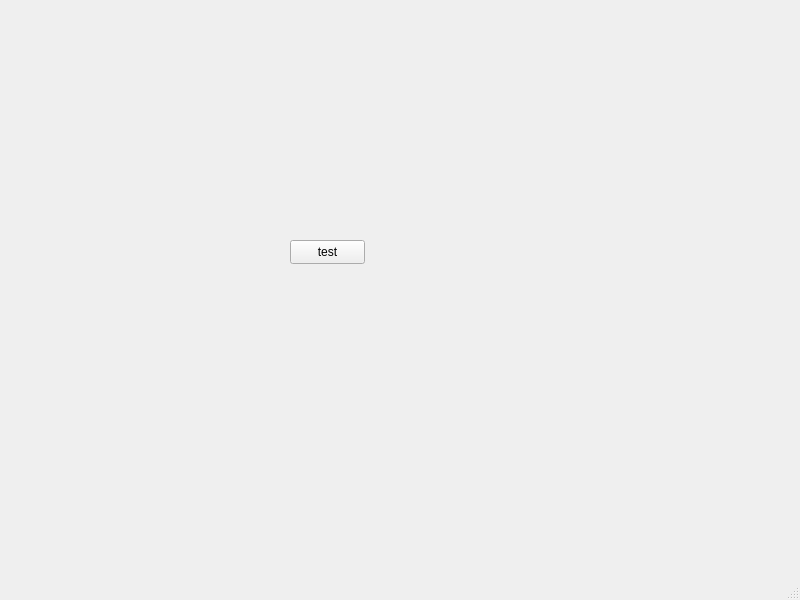
<?xml version="1.0" encoding="UTF-8"?>
<ui version="4.0">
 <class>MainWindow</class>
 <widget class="QMainWindow" name="MainWindow">
  <property name="geometry">
   <rect>
    <x>0</x>
    <y>0</y>
    <width>800</width>
    <height>600</height>
   </rect>
  </property>
  <property name="windowTitle">
   <string>MainWindow</string>
  </property>
  <widget class="QWidget" name="centralwidget">
   <widget class="QPushButton" name="pushButton">
    <property name="geometry">
     <rect>
      <x>290</x>
      <y>240</y>
      <width>75</width>
      <height>24</height>
     </rect>
    </property>
    <property name="text">
     <string>test</string>
    </property>
   </widget>
  </widget>
  <widget class="QMenuBar" name="menubar">
   <property name="geometry">
    <rect>
     <x>0</x>
     <y>0</y>
     <width>800</width>
     <height>33</height>
    </rect>
   </property>
  </widget>
  <widget class="QStatusBar" name="statusbar"/>
 </widget>
 <resources/>
 <connections/>
</ui>
